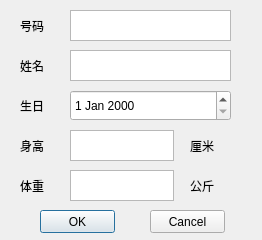
<?xml version="1.0" encoding="UTF-8"?>
<ui version="4.0">
 <class>SignupDialog</class>
 <widget class="QDialog" name="SignupDialog">
  <property name="geometry">
   <rect>
    <x>0</x>
    <y>0</y>
    <width>262</width>
    <height>240</height>
   </rect>
  </property>
  <property name="windowTitle">
   <string>Dialog</string>
  </property>
  <widget class="QTextEdit" name="textEditName">
   <property name="geometry">
    <rect>
     <x>70</x>
     <y>50</y>
     <width>161</width>
     <height>31</height>
    </rect>
   </property>
   <property name="acceptRichText">
    <bool>false</bool>
   </property>
  </widget>
  <widget class="QLabel" name="label_5">
   <property name="geometry">
    <rect>
     <x>20</x>
     <y>10</y>
     <width>41</width>
     <height>31</height>
    </rect>
   </property>
   <property name="text">
    <string>号码</string>
   </property>
  </widget>
  <widget class="QDateEdit" name="dateEditBirth">
   <property name="geometry">
    <rect>
     <x>70</x>
     <y>90</y>
     <width>161</width>
     <height>31</height>
    </rect>
   </property>
  </widget>
  <widget class="QLabel" name="label_3">
   <property name="geometry">
    <rect>
     <x>20</x>
     <y>130</y>
     <width>41</width>
     <height>31</height>
    </rect>
   </property>
   <property name="text">
    <string>身高</string>
   </property>
  </widget>
  <widget class="QLabel" name="label">
   <property name="geometry">
    <rect>
     <x>20</x>
     <y>50</y>
     <width>41</width>
     <height>31</height>
    </rect>
   </property>
   <property name="text">
    <string>姓名</string>
   </property>
  </widget>
  <widget class="QLabel" name="label_2">
   <property name="geometry">
    <rect>
     <x>20</x>
     <y>90</y>
     <width>41</width>
     <height>31</height>
    </rect>
   </property>
   <property name="text">
    <string>生日</string>
   </property>
  </widget>
  <widget class="QLabel" name="label_6">
   <property name="geometry">
    <rect>
     <x>190</x>
     <y>130</y>
     <width>41</width>
     <height>31</height>
    </rect>
   </property>
   <property name="text">
    <string>厘米</string>
   </property>
  </widget>
  <widget class="QLabel" name="label_4">
   <property name="geometry">
    <rect>
     <x>20</x>
     <y>170</y>
     <width>41</width>
     <height>31</height>
    </rect>
   </property>
   <property name="text">
    <string>体重</string>
   </property>
  </widget>
  <widget class="QTextEdit" name="textEditHigh">
   <property name="geometry">
    <rect>
     <x>70</x>
     <y>130</y>
     <width>104</width>
     <height>31</height>
    </rect>
   </property>
   <property name="acceptRichText">
    <bool>false</bool>
   </property>
  </widget>
  <widget class="QTextEdit" name="textEditNumber">
   <property name="geometry">
    <rect>
     <x>70</x>
     <y>10</y>
     <width>161</width>
     <height>31</height>
    </rect>
   </property>
   <property name="acceptRichText">
    <bool>false</bool>
   </property>
  </widget>
  <widget class="QTextEdit" name="textEditWeight">
   <property name="geometry">
    <rect>
     <x>70</x>
     <y>170</y>
     <width>104</width>
     <height>31</height>
    </rect>
   </property>
   <property name="acceptRichText">
    <bool>false</bool>
   </property>
  </widget>
  <widget class="QLabel" name="label_7">
   <property name="geometry">
    <rect>
     <x>190</x>
     <y>170</y>
     <width>41</width>
     <height>31</height>
    </rect>
   </property>
   <property name="text">
    <string>公斤</string>
   </property>
  </widget>
  <widget class="QPushButton" name="btnOK">
   <property name="geometry">
    <rect>
     <x>40</x>
     <y>210</y>
     <width>75</width>
     <height>23</height>
    </rect>
   </property>
   <property name="text">
    <string>OK</string>
   </property>
  </widget>
  <widget class="QPushButton" name="btnCancel">
   <property name="geometry">
    <rect>
     <x>150</x>
     <y>210</y>
     <width>75</width>
     <height>23</height>
    </rect>
   </property>
   <property name="text">
    <string>Cancel</string>
   </property>
  </widget>
 </widget>
 <resources/>
 <connections>
  <connection>
   <sender>btnOK</sender>
   <signal>clicked()</signal>
   <receiver>SignupDialog</receiver>
   <slot>accept()</slot>
   <hints>
    <hint type="sourcelabel">
     <x>77</x>
     <y>221</y>
    </hint>
    <hint type="destinationlabel">
     <x>130</x>
     <y>119</y>
    </hint>
   </hints>
  </connection>
  <connection>
   <sender>btnCancel</sender>
   <signal>clicked()</signal>
   <receiver>SignupDialog</receiver>
   <slot>reject()</slot>
   <hints>
    <hint type="sourcelabel">
     <x>187</x>
     <y>221</y>
    </hint>
    <hint type="destinationlabel">
     <x>130</x>
     <y>119</y>
    </hint>
   </hints>
  </connection>
 </connections>
</ui>
